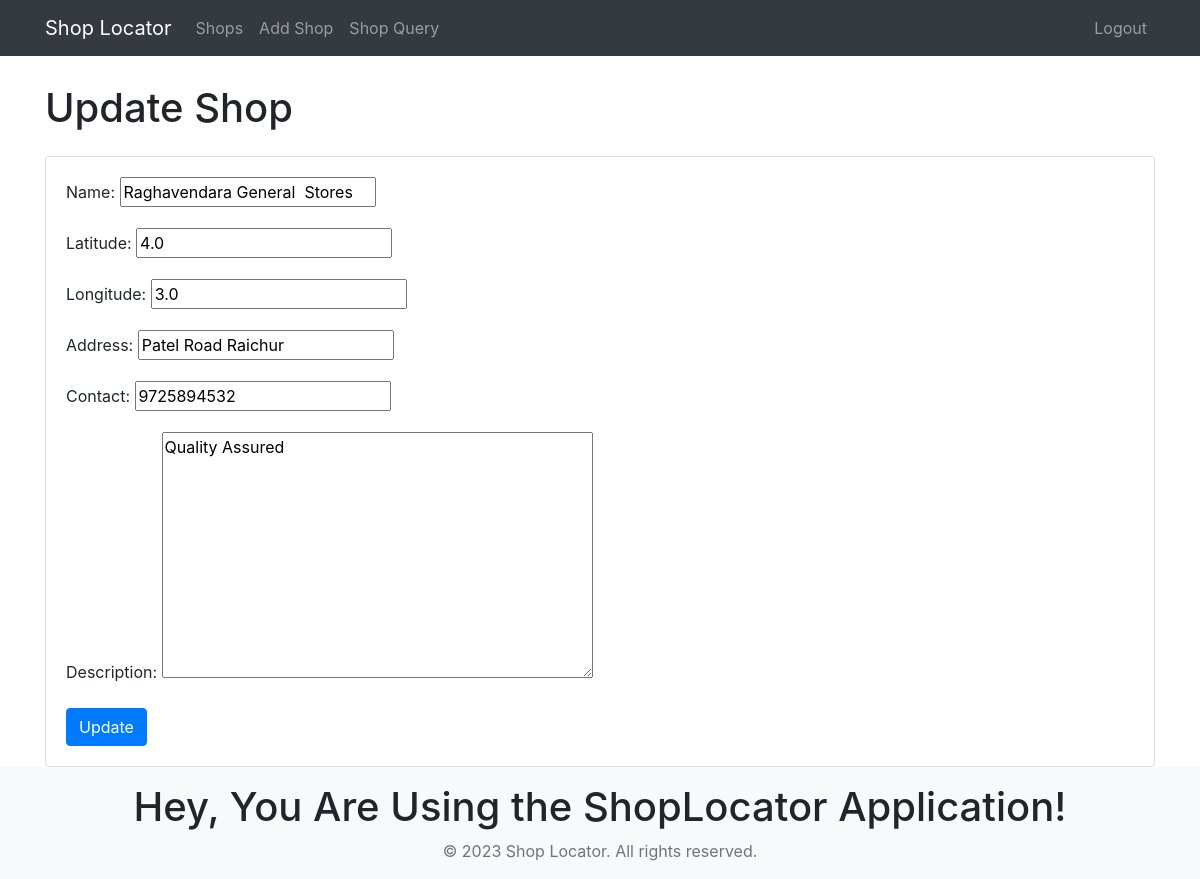
The page /shops/1/update/ (signed in) on the database its author committed.
### shops/models.py (models this page shows, shortened)
class Shop(models.Model):
    name = models.CharField(max_length=100)
    latitude = models.FloatField(default=0)
    longitude = models.FloatField(default=0)
    address = models.CharField(max_length=200, default='')
    contact = models.CharField(max_length=20, default='')
    description = models.TextField(default='')
    user = models.ForeignKey(User, on_delete=models.CASCADE, default=None)

### shops/views.py (the view)
# urls.py: path('<int:shop_id>/update/', login_required(shop_update), name='shop_update'),
@login_required
@user_passes_test(lambda u: u.is_superuser or u.shop_set.exists())
@csrf_protect
def shop_update(request, shop_id):
    shop = get_object_or_404(Shop, pk=shop_id)
    if shop.user != request.user and not request.user.is_superuser:
        return HttpResponseForbidden("You don't have permission to update this shop.")
    if request.method == 'POST':
        form = ShopForm(request.POST, instance=shop)
        if form.is_valid():
            form.save()
            return redirect('shop_detail', shop_id=shop_id)
    else:
        form = ShopForm(instance=shop)
    return render(request, 'shop_update.html', {'form': form, 'shop_id': shop_id})

### shops/forms.py (shortened to what this page needs)
class ShopForm(forms.ModelForm):
    class Meta:
        model = Shop
        fields = ('name', 'latitude', 'longitude', 'address', 'contact', 'description')

### shops/templates/shop_update.html (shortened to what this page needs)
{% extends 'base.html' %}
{% block content %}
  <div class="container">
    <h1 class="my-4">Update Shop</h1>
    <div class="card">
      <div class="card-body">
        <form method="post" action="{% url 'shop_update' shop_id %}">
          {{ form.as_p }}
          <button type="submit" class="btn btn-primary">Update</button>
        </form>
      </div>
    </div>
  </div>
{% endblock %}

### shops/templates/base.html (style rules this page uses)
body { padding-top: 60px; }

### rows shown on the page
Shop: name "Raghavendara General Stores", latitude "4.0", longitude "3.0", address "Patel Road Raichur", contact "9725894532", description "Quality Assured"
